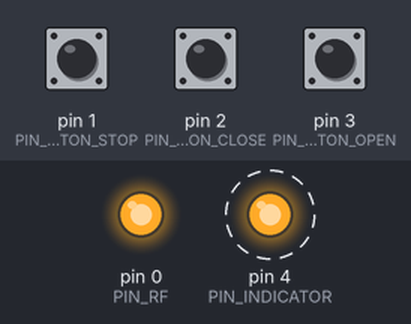
Recording of a sketch running on a simulated Arduino Uno, built with avr-gcc and run on an emulated ATmega328P. Parts: output pins drawn as LEDs (lit = HIGH). Dashed ring = blinking. The inputs (shaded band) are chosen by the test bench; at power-on: pin 1 (PIN_BUTTON_STOP) HIGH, pin 2 (PIN_BUTTON_CLOSE) HIGH, pin 3 (PIN_BUTTON_OPEN) HIGH.

Above: at 1.5 s.
1.6 s: pin 1 (PIN_BUTTON_STOP) pulled LOW for 0.15 s
4.6 s: pin 2 (PIN_BUTTON_CLOSE) pulled LOW for 1 s
7.6 s: pin 3 (PIN_BUTTON_OPEN) pulled LOW for 0.15 s
At 7.9 s:
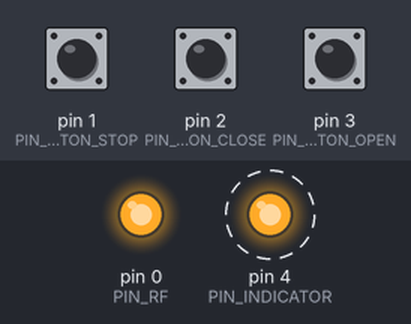
10.6 s: pin 1 (PIN_BUTTON_STOP) pulled LOW for 1 s
At 11.28 s:
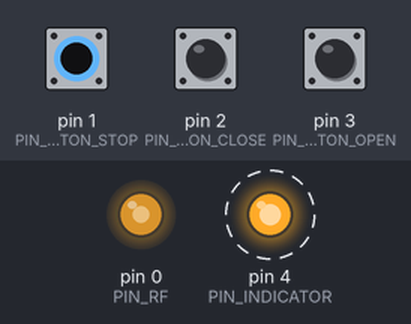
13.6 s: pin 2 (PIN_BUTTON_CLOSE) pulled LOW for 0.15 s
16.6 s: pin 3 (PIN_BUTTON_OPEN) pulled LOW for 1 s
At 17.4 s:
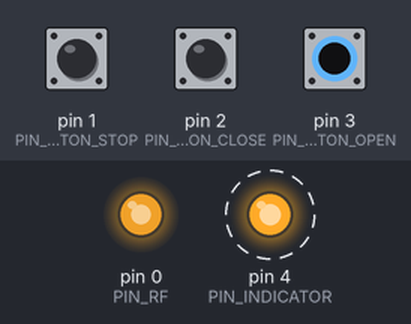
Timing chart, 0 to 20.6 s (numbered marks = the images above; inputs shaded):
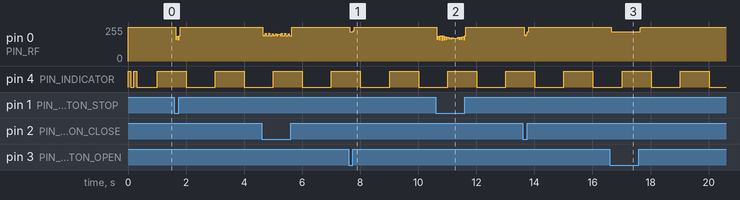

Measured:
- after the input at 7.6 s, pin 0 (PIN_RF): 255/255 → 218/255 at once, → 255/255 0.12 s later
- after the input at 16.6 s, pin 0 (PIN_RF): 255/255 → 221/255 at once, → 255/255 1.0 s later
- by itself, pin 4 (PIN_INDICATOR): alternates HIGH for 1.0 s and LOW for 1.0 s

The sketch:

gate-controller-rct.ino
```cpp
#define PIN_BUTTON_OPEN 3
#define PIN_BUTTON_CLOSE 2
#define PIN_BUTTON_STOP 1
#define PIN_RF 0
#define PIN_INDICATOR 4

#define SIGNAL_OPEN_TIME 250
#define SIGNAL_CLOSE_TIME 500
#define SIGNAL_STOP_TIME 750

#define SIGNAL_BREAK_TIME 250

unsigned long time = millis();
unsigned long transmitLast = millis();

void setup() {
    pinMode(PIN_BUTTON_OPEN, INPUT);
    pinMode(PIN_BUTTON_CLOSE, INPUT);
    pinMode(PIN_BUTTON_STOP, INPUT);

    digitalWrite(PIN_BUTTON_OPEN, HIGH);
    digitalWrite(PIN_BUTTON_CLOSE, HIGH);
    digitalWrite(PIN_BUTTON_STOP, HIGH);

    pinMode(PIN_INDICATOR, OUTPUT);

    pinMode(PIN_RF, OUTPUT);
    digitalWrite(PIN_RF, HIGH);

    blinkSetup();
}

void signal(int time) {
    for(int i=0; i<7; i++) {
        digitalWrite(PIN_RF, LOW);
        delayMicroseconds(time);

        digitalWrite(PIN_RF, HIGH);
        delayMicroseconds(SIGNAL_BREAK_TIME);
    }
}

void transmit(const char* message) {
    int i = 0;
    while(true) {
        if (message[i] == '\0') break;

        for(char p = 7; p >= 0; p--) {
            if (message[i] & (1 << p)) {
                signal(true);
            } else {
                signal(false);
            }
        }

        i++;
    }
}

void blikLoop() {
    if (millis() - time > 1000) {
        digitalWrite(PIN_INDICATOR, !digitalRead(PIN_INDICATOR));
        time = millis();
    }
}

void blinkSetup() {
    digitalWrite(PIN_INDICATOR, HIGH);
    delay(100);
    digitalWrite(PIN_INDICATOR, LOW);
    delay(100);
    digitalWrite(PIN_INDICATOR, HIGH);
    delay(100);
    digitalWrite(PIN_INDICATOR, LOW);

}

void loop() {
    blikLoop();

    if (millis() - transmitLast < 10) {
        return;
    }

    if (!digitalRead(PIN_BUTTON_OPEN)) {
        signal(SIGNAL_OPEN_TIME);
        transmitLast = millis();
    } else if (!digitalRead(PIN_BUTTON_CLOSE)) {
        signal(SIGNAL_CLOSE_TIME);
        transmitLast = millis();
    } else if (!digitalRead(PIN_BUTTON_STOP)) {
        signal(SIGNAL_STOP_TIME);
        transmitLast = millis();
    }
}
```
